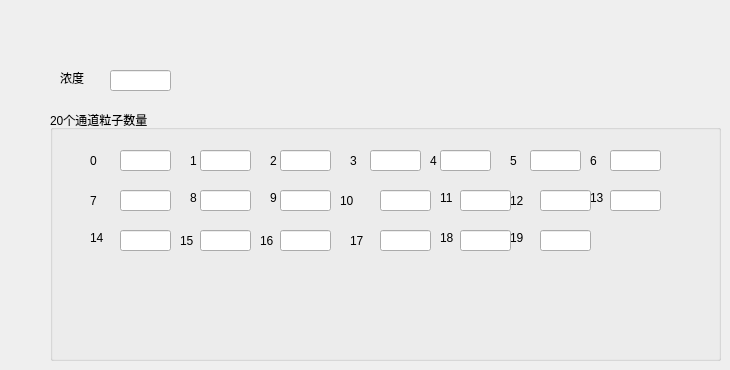
   <widget class="QWidget" name="FCDP">
    <attribute name="title">
     <string>FCDP数据帧</string>
    </attribute>
    <widget class="QLabel" name="label_15">
     <property name="geometry">
      <rect>
       <x>60</x>
       <y>70</y>
       <width>71</width>
       <height>16</height>
      </rect>
     </property>
     <property name="text">
      <string>浓度</string>
     </property>
    </widget>
    <widget class="QLineEdit" name="fcdp_thickness">
     <property name="geometry">
      <rect>
       <x>110</x>
       <y>70</y>
       <width>61</width>
       <height>21</height>
      </rect>
     </property>
    </widget>
    <widget class="QGroupBox" name="groupBox">
     <property name="geometry">
      <rect>
       <x>50</x>
       <y>110</y>
       <width>671</width>
       <height>251</height>
      </rect>
     </property>
     <property name="title">
      <string>20个通道粒子数量</string>
     </property>
     <widget class="QLabel" name="label_16">
      <property name="geometry">
       <rect>
        <x>40</x>
        <y>40</y>
        <width>21</width>
        <height>21</height>
       </rect>
      </property>
      <property name="text">
       <string>0</string>
      </property>
     </widget>
     <widget class="QLineEdit" name="fcdp_num">
      <property name="geometry">
       <rect>
        <x>70</x>
        <y>40</y>
        <width>51</width>
        <height>21</height>
       </rect>
      </property>
     </widget>
     <widget class="QLineEdit" name="fcdp_num_1">
      <property name="geometry">
       <rect>
        <x>150</x>
        <y>40</y>
        <width>51</width>
        <height>21</height>
       </rect>
      </property>
     </widget>
     <widget class="QLabel" name="label_17">
      <property name="geometry">
       <rect>
        <x>140</x>
        <y>40</y>
        <width>16</width>
        <height>21</height>
       </rect>
      </property>
      <property name="text">
       <string>1</string>
      </property>
     </widget>
     <widget class="QLineEdit" name="fcdp_num_2">
      <property name="geometry">
       <rect>
        <x>230</x>
        <y>40</y>
        <width>51</width>
        <height>21</height>
       </rect>
      </property>
     </widget>
     <widget class="QLabel" name="label_18">
      <property name="geometry">
       <rect>
        <x>220</x>
        <y>40</y>
        <width>16</width>
        <height>21</height>
       </rect>
      </property>
      <property name="text">
       <string>2</string>
      </property>
     </widget>
     <widget class="QLineEdit" name="fcdp_num_3">
      <property name="geometry">
       <rect>
        <x>320</x>
        <y>40</y>
        <width>51</width>
        <height>21</height>
       </rect>
      </property>
     </widget>
     <widget class="QLabel" name="label_19">
      <property name="geometry">
       <rect>
        <x>300</x>
        <y>40</y>
        <width>16</width>
        <height>21</height>
       </rect>
      </property>
      <property name="text">
       <string>3</string>
      </property>
     </widget>
     <widget class="QLineEdit" name="fcdp_num_4">
      <property name="geometry">
       <rect>
        <x>390</x>
        <y>40</y>
        <width>51</width>
        <height>21</height>
       </rect>
      </property>
     </widget>
     <widget class="QLabel" name="label_20">
      <property name="geometry">
       <rect>
        <x>380</x>
        <y>40</y>
        <width>16</width>
        <height>21</height>
       </rect>
      </property>
      <property name="text">
       <string>4</string>
      </property>
     </widget>
     <widget class="QLabel" name="label_21">
      <property name="geometry">
       <rect>
        <x>460</x>
        <y>40</y>
        <width>16</width>
        <height>21</height>
       </rect>
      </property>
      <property name="text">
       <string>5</string>
      </property>
     </widget>
     <widget class="QLabel" name="label_22">
      <property name="geometry">
       <rect>
        <x>540</x>
        <y>40</y>
        <width>16</width>
        <height>21</height>
       </rect>
      </property>
      <property name="text">
       <string>6</string>
      </property>
     </widget>
     <widget class="QLabel" name="label_23">
      <property name="geometry">
       <rect>
        <x>40</x>
        <y>80</y>
        <width>21</width>
        <height>21</height>
       </rect>
      </property>
      <property name="text">
       <string>7</string>
      </property>
     </widget>
     <widget class="QLabel" name="label_24">
      <property name="geometry">
       <rect>
        <x>140</x>
        <y>80</y>
        <width>16</width>
        <height>16</height>
       </rect>
      </property>
      <property name="text">
       <string>8</string>
      </property>
     </widget>
     <widget class="QLabel" name="label_25">
      <property name="geometry">
       <rect>
        <x>220</x>
        <y>80</y>
        <width>16</width>
        <height>16</height>
       </rect>
      </property>
      <property name="text">
       <string>9</string>
      </property>
     </widget>
     <widget class="QLabel" name="label_26">
      <property name="geometry">
       <rect>
        <x>290</x>
        <y>80</y>
        <width>21</width>
        <height>21</height>
       </rect>
      </property>
      <property name="text">
       <string>10</string>
      </property>
     </widget>
     <widget class="QLabel" name="label_27">
      <property name="geometry">
       <rect>
        <x>390</x>
        <y>80</y>
        <width>21</width>
        <height>16</height>
       </rect>
      </property>
      <property name="text">
       <string>11</string>
      </property>
     </widget>
     <widget class="QLineEdit" name="fcdp_num_5">
      <property name="geometry">
       <rect>
        <x>480</x>
        <y>40</y>
        <width>51</width>
        <height>21</height>
       </rect>
      </property>
     </widget>
     <widget class="QLineEdit" name="fcdp_num_6">
      <property name="geometry">
       <rect>
        <x>560</x>
        <y>40</y>
        <width>51</width>
        <height>21</height>
       </rect>
      </property>
     </widget>
     <widget class="QLineEdit" name="fcdp_num_7">
      <property name="geometry">
       <rect>
        <x>70</x>
        <y>80</y>
        <width>51</width>
        <height>21</height>
       </rect>
      </property>
     </widget>
     <widget class="QLineEdit" name="fcdp_num_8">
      <property name="geometry">
       <rect>
        <x>150</x>
        <y>80</y>
        <width>51</width>
        <height>21</height>
       </rect>
      </property>
     </widget>
     <widget class="QLineEdit" name="fcdp_num_9">
      <property name="geometry">
       <rect>
        <x>230</x>
        <y>80</y>
        <width>51</width>
        <height>21</height>
       </rect>
      </property>
     </widget>
     <widget class="QLineEdit" name="fcdp_num_10">
      <property name="geometry">
       <rect>
        <x>330</x>
        <y>80</y>
        <width>51</width>
        <height>21</height>
       </rect>
      </property>
     </widget>
     <widget class="QLineEdit" name="fcdp_num_11">
      <property name="geometry">
       <rect>
        <x>410</x>
        <y>80</y>
        <width>51</width>
        <height>21</height>
       </rect>
      </property>
     </widget>
     <widget class="QLabel" name="label_28">
      <property name="geometry">
       <rect>
        <x>460</x>
        <y>80</y>
        <width>21</width>
        <height>21</height>
       </rect>
      </property>
      <property name="text">
       <string>12</string>
      </property>
     </widget>
     <widget class="QLineEdit" name="fcdp_num_12">
      <property name="geometry">
       <rect>
        <x>490</x>
        <y>80</y>
        <width>51</width>
        <height>21</height>
       </rect>
      </property>
     </widget>
     <widget class="QLabel" name="label_29">
      <property name="geometry">
       <rect>
        <x>540</x>
        <y>80</y>
        <width>21</width>
        <height>16</height>
       </rect>
      </property>
      <property name="text">
       <string>13</string>
      </property>
     </widget>
     <widget class="QLineEdit" name="fcdp_num_13">
      <property name="geometry">
       <rect>
        <x>560</x>
        <y>80</y>
        <width>51</width>
        <height>21</height>
       </rect>
      </property>
     </widget>
     <widget class="QLineEdit" name="fcdp_num_14">
      <property name="geometry">
       <rect>
        <x>70</x>
        <y>120</y>
        <width>51</width>
        <height>21</height>
       </rect>
      </property>
     </widget>
     <widget class="QLineEdit" name="fcdp_num_15">
      <property name="geometry">
       <rect>
        <x>150</x>
        <y>120</y>
        <width>51</width>
        <height>21</height>
       </rect>
      </property>
     </widget>
     <widget class="QLineEdit" name="fcdp_num_16">
      <property name="geometry">
       <rect>
        <x>230</x>
        <y>120</y>
        <width>51</width>
        <height>21</height>
       </rect>
      </property>
     </widget>
     <widget class="QLineEdit" name="fcdp_num_17">
      <property name="geometry">
       <rect>
        <x>330</x>
        <y>120</y>
        <width>51</width>
        <height>21</height>
       </rect>
      </property>
     </widget>
     <widget class="QLineEdit" name="fcdp_num_18">
      <property name="geometry">
       <rect>
        <x>410</x>
        <y>120</y>
        <width>51</width>
        <height>21</height>
       </rect>
      </property>
     </widget>
     <widget class="QLineEdit" name="fcdp_num_19">
      <property name="geometry">
       <rect>
        <x>490</x>
        <y>120</y>
        <width>51</width>
        <height>21</height>
       </rect>
      </property>
     </widget>
     <widget class="QLabel" name="label_44">
      <property name="geometry">
       <rect>
        <x>40</x>
        <y>120</y>
        <width>21</width>
        <height>16</height>
       </rect>
      </property>
      <property name="text">
       <string>14</string>
      </property>
     </widget>
     <widget class="QLabel" name="label_45">
      <property name="geometry">
       <rect>
        <x>130</x>
        <y>120</y>
        <width>21</width>
        <height>21</height>
       </rect>
      </property>
      <property name="text">
       <string>15</string>
      </property>
     </widget>
     <widget class="QLabel" name="label_46">
      <property name="geometry">
       <rect>
        <x>210</x>
        <y>120</y>
        <width>21</width>
        <height>21</height>
       </rect>
      </property>
      <property name="text">
       <string>16</string>
      </property>
     </widget>
     <widget class="QLabel" name="label_47">
      <property name="geometry">
       <rect>
        <x>300</x>
        <y>120</y>
        <width>21</width>
        <height>21</height>
       </rect>
      </property>
      <property name="text">
       <string>17</string>
      </property>
     </widget>
     <widget class="QLabel" name="label_48">
      <property name="geometry">
       <rect>
        <x>390</x>
        <y>120</y>
        <width>21</width>
        <height>16</height>
       </rect>
      </property>
      <property name="text">
       <string>18</string>
      </property>
     </widget>
     <widget class="QLabel" name="label_49">
      <property name="geometry">
       <rect>
        <x>460</x>
        <y>120</y>
        <width>21</width>
        <height>16</height>
       </rect>
      </property>
      <property name="text">
       <string>19</string>
      </property>
     </widget>
    </widget>
   </widget>
